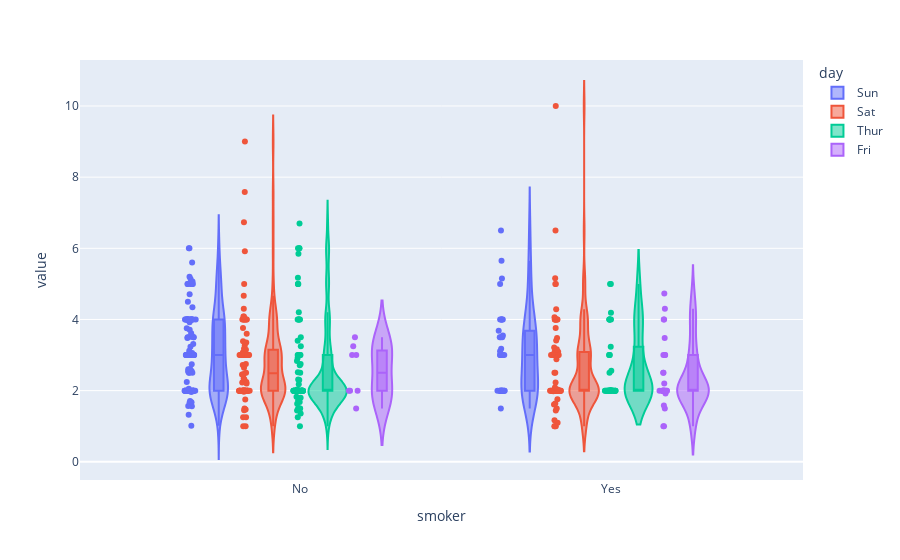

The notebook cell saved with this chart:
### Markdown cell above
#### *Violin Graph - Customized*

### Code cell
px.violin(tips_df, y = ['tip', 'size'], x = 'smoker',
          color = 'day', box = True,
          points = 'all'
            )

### Figure 1 — Plotly figure (JSON) as saved in the notebook; plotly's stock layout.template omitted (floating-point values rounded to 4 significant figures; data arrays with more than 128 entries replaced by an {"elided": "..."} marker saying what was removed)
{"data": [{"alignmentgroup": "True", "box": {"visible": true}, "hovertemplate": "day=Sun<br>smoker=%{x}<br>value=%{y}<extra></extra>", "legendgroup": "Sun", "marker": {"color": "#636efa"}, "name": "Sun", "offsetgroup": "Sun", "orientation": "v", "points": "all", "scalegroup": "True", "showlegend": true, "type": "violin", "x": {"elided": "152 str values"}, "x0": " ", "xaxis": "x", "y": {"elided": "152 float values"}, "y0": " ", "yaxis": "y"}, {"alignmentgroup": "True", "box": {"visible": true}, "hovertemplate": "day=Sat<br>smoker=%{x}<br>value=%{y}<extra></extra>", "legendgroup": "Sat", "marker": {"color": "#EF553B"}, "name": "Sat", "offsetgroup": "Sat", "orientation": "v", "points": "all", "scalegroup": "True", "showlegend": true, "type": "violin", "x": {"elided": "174 str values"}, "x0": " ", "xaxis": "x", "y": {"elided": "174 float values"}, "y0": " ", "yaxis": "y"}, {"alignmentgroup": "True", "box": {"visible": true}, "hovertemplate": "day=Thur<br>smoker=%{x}<br>value=%{y}<extra></extra>", "legendgroup": "Thur", "marker": {"color": "#00cc96"}, "name": "Thur", "offsetgroup": "Thur", "orientation": "v", "points": "all", "scalegroup": "True", "showlegend": true, "type": "violin", "x": ["No", "No", "No", "Yes", "No", "No", "Yes", "No", "No", "No", "No", "No", "No", "No", "No", "No", "No", "No", "No", "No", "No", "No", "No", "No", "No", "No", "No", "No", "No", "No", "No", "No", "No", "No", "Yes", "No", "No", "No", "No", "No", "No", "No", "No", "No", "No", "No", "Yes", "Yes", "Yes", "Yes", "No", "Yes", "Yes", "Yes", "Yes", "Yes", "Yes", "Yes", "Yes", "Yes", "Yes", "No", "No", "No", "No", "Yes", "No", "No", "Yes", "No", "No", "No", "No", "No", "No", "No", "No", "No", "No", "No", "No", "No", "No", "No", "No", "No", "No", "No", "No", "No", "No", "No", "No", "No", "No", "No", "Yes", "No", "No", "No", "No", "No", "No", "No", "No", "No", "No", "No", "Yes", "Yes", "Yes", "Yes", "No", "Yes", "Yes", "Yes", "Yes", "Yes", "Yes", "Yes", "Yes", "Yes", "Yes", "No"], "x0": " ", "xaxis": "x", "y": [4, 3, 2.71, 3, 3.4, 1.83, 5, 2.03, 5.17, 2, 4, 5.85, 3, 1.5, 1.8, 2.92, 2.31, 1.68, 2.5, 2, 2.52, 4.2, 1.48, 2, 2, 2.18, 1.5, 2.83, 1.5, 2, 3.25, 1.25, 2, 2, 2, 2.75, 3.5, 6.7, 5, 5, 2.3, 1.5, 1.36, 1.63, 1.73, 2, 4.19, 2.56, 2.02, 4, 1.44, 2, 5, 2, 2, 4, 2.01, 2, 2.5, 4, 3.23, 3, 4, 2, 2, 2, 2, 1, 2, 2, 4, 2, 2, 2, 2, 2, 2, 4, 2, 2, 2, 2, 2, 6, 2, 2, 2, 3, 2, 2, 2, 2, 2, 2, 2, 2, 2, 2, 2, 6, 5, 6, 2, 2, 3, 2, 2, 2, 2, 2, 2, 2, 2, 2, 4, 2, 2, 3, 2, 2, 2, 4, 3, 2], "y0": " ", "yaxis": "y"}, {"alignmentgroup": "True", "box": {"visible": true}, "hovertemplate": "day=Fri<br>smoker=%{x}<br>value=%{y}<extra></extra>", "legendgroup": "Fri", "marker": {"color": "#ab63fa"}, "name": "Fri", "offsetgroup": "Fri", "orientation": "v", "points": "all", "scalegroup": "True", "showlegend": true, "type": "violin", "x": ["Yes", "No", "Yes", "Yes", "No", "Yes", "Yes", "Yes", "Yes", "No", "Yes", "Yes", "Yes", "Yes", "Yes", "No", "Yes", "Yes", "Yes", "Yes", "No", "Yes", "Yes", "No", "Yes", "Yes", "Yes", "Yes", "No", "Yes", "Yes", "Yes", "Yes", "Yes", "No", "Yes", "Yes", "Yes"], "x0": " ", "xaxis": "x", "y": [3, 3.5, 1, 4.3, 3.25, 4.73, 4, 1.5, 3, 1.5, 2.5, 3, 2.2, 3.48, 1.92, 3, 1.58, 2.5, 2, 2, 2, 2, 2, 2, 4, 2, 2, 2, 2, 2, 2, 2, 2, 1, 3, 2, 2, 2], "y0": " ", "yaxis": "y"}], "layout": {"legend": {"title": {"text": "day"}, "tracegroupgap": 0}, "margin": {"t": 60}, "violinmode": "group", "xaxis": {"anchor": "y", "domain": [0, 1], "title": {"text": "smoker"}}, "yaxis": {"anchor": "x", "domain": [0, 1], "title": {"text": "value"}}}}
